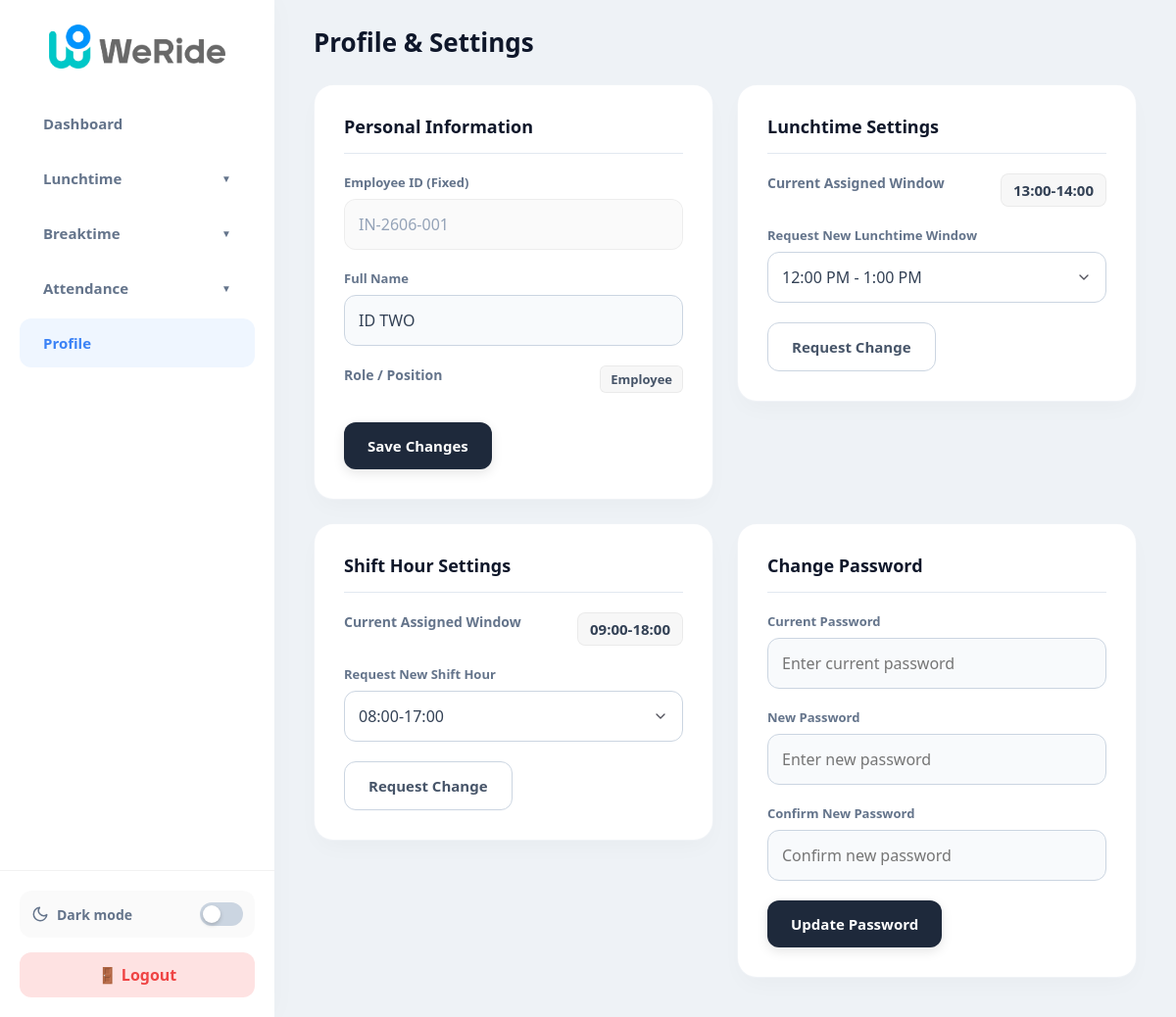
The page /profile.php (signed in) on the database its author committed.
### tables this page shows
CREATE TABLE `employees` (
  `id` int(11) NOT NULL AUTO_INCREMENT,
  `emp_id` varchar(50) NOT NULL,
  `welabel_id` varchar(100) DEFAULT NULL,
  `name` varchar(100) NOT NULL,
  `password` varchar(255) DEFAULT NULL,
  `employment_type` varchar(50) NOT NULL,
  `role` varchar(50) DEFAULT 'employee',
  `lunch_window` varchar(50) DEFAULT '12:00-13:00',
  `created_at` timestamp NOT NULL DEFAULT current_timestamp(),
  `phone_number` varchar(20) DEFAULT NULL,
  `login_attempts` int(11) DEFAULT 0,
  `lockout_time` datetime DEFAULT NULL,
  `phone_verified` tinyint(1) DEFAULT 0,
  `phone_verification_code` varchar(10) DEFAULT NULL,
  `phone_verification_expiry` datetime DEFAULT NULL,
  `leave_status` varchar(50) DEFAULT 'active',
  `onboarding_date` date DEFAULT NULL,
  `annual_leave_quota` int(11) DEFAULT 14,
  `sick_leave_quota` int(11) DEFAULT 14,
  `unpaid_leave_quota` int(11) DEFAULT 30,
  `shift_start` time DEFAULT '09:00:00',
  `shift_end` time DEFAULT '18:00:00',
  `department` varchar(100) DEFAULT 'General',
  `annual_leave_balance` int(11) DEFAULT 14,
  `sick_leave_balance` int(11) DEFAULT 14,
  `shift_hour` varchar(20) DEFAULT '09:00-18:00',
  `group_leader_id` varchar(50) DEFAULT NULL,
  `casual_leave_balance` int(11) DEFAULT 7,
  PRIMARY KEY (`id`),
  UNIQUE KEY `emp_id` (`emp_id`),
  UNIQUE KEY `unique_emp_id` (`emp_id`),
  UNIQUE KEY `emp_id_2` (`emp_id`),
  UNIQUE KEY `emp_id_3` (`emp_id`)
);

### profile.php (the view, shortened to what this page needs)
<?php
include 'db_connect.php';
$user_id = $_SESSION['user_id'];
$sql = "SELECT * FROM employees WHERE id = '$user_id'";
$result = mysqli_query($conn, $sql);
$user_data = mysqli_fetch_assoc($result);
?>
<!DOCTYPE html>
<html lang="en">
<head>
    <link rel="stylesheet" href="assets/css/dark_mode.css?v=<?php echo time(); ?>">
        <link rel="stylesheet" href="assets/css/global_fixes.css?v=<?php echo time(); ?>">
    </head>
<body>
    <?php include 'sidebar.php'; ?>
    <main class="main-content">
        <header class="topbar">
            <div class="page-title">Profile & Settings</div>
        </header>
        <div class="content">
            <div class="profile-grid">
                <div class="profile-card">
                <div class="card-title">Personal Information</div>
                <form method="POST" action="">
                    <div class="form-group">
                        <?php if (in_array($user_data['role'], ['employee', 'qa', 'gl'])): ?>
                            <label class="form-label">Employee ID (Fixed)</label>
                            <input type="text" value="<?php echo htmlspecialchars($user_data['emp_id']); ?>" class="form-input" disabled style="background: rgba(0,0,0,0.02); color: #94a3b8; cursor: not-allowed; border: 1px solid rgba(0,0,0,0.05);">
                        <?php else: ?>
                            <label class="form-label">Employee ID</label>
                            <input type="text" name="emp_id" class="form-input" required value="<?php echo htmlspecialchars($user_data['emp_id']); ?>">
                        <?php endif; ?>
                    </div>
                    <div class="form-group">
                        <label class="form-label">Full Name</label>
                        <input type="text" name="new_name" class="form-input" required value="<?php echo htmlspecialchars($user_data['name']); ?>">
                    </div>
                    <div class="info-row" style="margin-top: 10px;">
                        <span class="info-label">Role / Position</span>
                        <span class="info-value text-slate-600" style="text-transform: capitalize; background: rgba(0,0,0,0.03); border: 1px solid rgba(0,0,0,0.05);  padding: 4px 10px; border-radius: 6px; font-size: 13px;"><?php echo htmlspecialchars($user_data['role']); ?></span>
                    </div>
                    <button type="submit" class="btn-submit" style="margin-top: 15px;">Save Changes</button>
                </form>
            </div>
            <?php if (in_array($user_data['role'], ['employee', 'qa', 'gl'])): ?>
            <div class="profile-card">
                <div class="card-title">Lunchtime Settings</div>
                <div class="info-row" style="margin-bottom: 20px;">
                    <span class="info-label">Current Assigned Window</span>
                    <span class="info-value" style="background: rgba(0,0,0,0.03); border: 1px solid rgba(0,0,0,0.05); color: inherit; padding: 6px 12px; border-radius: 8px; font-weight: 700;"><?php echo htmlspecialchars($user_data['lunch_window']); ?></span>
                </div>
                <form method="POST" action="">
                    <div class="form-group">
                        <label class="form-label">Request New Lunchtime Window</label>
                        <select name="requested_window" class="form-input custom-select" required>
                            <option value="12:00-13:00">12:00 PM - 1:00 PM</option>
                        </select>
                    </div>
                    <button type="submit" class="btn-submit btn-outline">Request Change</button>
                </form>
            </div>
            <div class="profile-card">
                <div class="card-title">Shift Hour Settings</div>
                <div class="info-row" style="margin-bottom: 20px;">
                    <span class="info-label">Current Assigned Window</span>
                    <span class="info-value" style="background: rgba(0,0,0,0.03); border: 1px solid rgba(0,0,0,0.05); color: inherit; padding: 6px 12px; border-radius: 8px; font-weight: 700;"><?php echo htmlspecialchars($user_data['shift_hour'] ?? '09:00-18:00'); ?></span>
                </div>
                <form method="POST" action="">
                    <div class="form-group">
                        <label class="form-label">Request New Shift Hour</label>
                        <select name="requested_shift" class="form-input custom-select" required>
                            <option value="08:00-17:00">08:00-17:00</option>
                        </select>
                    </div>
                    <button type="submit" class="btn-submit btn-outline">Request Change</button>
                </form>
            </div>
            <?php endif; ?>
            <div class="profile-card">
                <div class="card-title">Change Password</div>
                <form method="POST" action="">
                    <div class="form-group">
                        <label class="form-label">Current Password</label>
                        <input type="password" name="old_password" class="form-input" required placeholder="Enter current password">
                    </div>
                    <div class="form-group">
                        <label class="form-label">New Password</label>
                        <input type="password" name="new_password" class="form-input" required placeholder="Enter new password" minlength="6">
                    </div>
                    <div class="form-group">
                        <label class="form-label">Confirm New Password</label>
                        <input type="password" name="confirm_password" class="form-input" required placeholder="Confirm new password" minlength="6">
                    </div>
                    <button type="submit" class="btn-submit">Update Password</button>
                </form>
            </div>
            </div>
        </div>
    </main>
</body>
</html>

### assets/css/dark_mode.css (style rules this page uses)
:root { --bg-light: #eef2f6; --bg-dark: #0f172a; --sidebar-light: #fff; --sidebar-dark: #1e293b; --card-light: #ffffff; --card-dark: #1e293b; --text-main-light: #0f172a; --text-main-dark: #f8fafc; --text-muted-light: #64748b; --text-muted-dark: #94a3b8; --border-light: rgba(226,232,240,0.5); --border-dark: rgba(51,65,85,0.5); --table-hover-light: rgba(0,0,0,0.08); --table-hover-dark: rgba(0,0,0,0.3); --table-row-dark: #1e293b; }

### assets/css/global_fixes.css (style rules this page uses)
input[type="text"], input[type="password"], input[type="email"], input[type="number"], input[type="search"], input[type="tel"], input[type="url"], textarea, select, .form-input { font-size: 16px !important; }
select, button, .btn, input[type="submit"], input[type="button"] { -webkit-appearance: none; -moz-appearance: none; appearance: none; }
body, .main-content, .table-container, .modal-box, .content, .sidebar { -webkit-overflow-scrolling: touch; }
* { -webkit-tap-highlight-color: transparent; }
body { -webkit-font-smoothing: antialiased; -moz-osx-font-smoothing: grayscale; }
button, .btn, a, summary { touch-action: manipulation; }
.text-slate-600 { color: #475569; }

### profile.php (style rules this page uses)
* { margin: 0; padding: 0; box-sizing: border-box; font-family: 'Segoe UI', Tahoma, sans-serif; }
body { display: flex; height: 100vh; background-color: #eef2f6; color: #334155; }
.main-content { flex: 1; display: flex; flex-direction: column; overflow-y: auto; }
.topbar { padding: 25px 40px; display: flex; justify-content: space-between; align-items: center; }
.page-title { font-size: 26px; font-weight: 700; color: #0f172a; }
.content { padding: 0 40px 40px 40px; }
.profile-grid { display: grid; grid-template-columns: repeat(auto-fit, minmax(400px, 1fr)); gap: 24px; align-items: start; max-width: 1400px; }
.profile-card { background: #ffffff; padding: 30px; border-radius: 20px; box-shadow: 0 10px 25px -5px rgba(0,0,0,0.03); border: 1px solid rgba(226,232,240,0.5); width: 100%; }
.card-title { font-size: 18px; font-weight: 700; color: #0f172a; margin-bottom: 20px; padding-bottom: 15px; border-bottom: 1px solid #e2e8f0; }
.info-row { display: flex; justify-content: space-between; margin-bottom: 15px; }
.info-label { color: #64748b; font-weight: 600; font-size: 14px; }
.info-value { color: #0f172a; font-weight: 700; font-size: 15px; }
.form-group { margin-bottom: 20px; }
.form-label { font-size: 13px; font-weight: 600; color: #64748b; display: block; margin-bottom: 8px; }
.form-input { width: 100%; padding: 14px; border: 1px solid #cbd5e1; border-radius: 12px; font-size: 15px; outline: none; transition: border-color 0.2s, box-shadow 0.2s; background: #f8fafc; color: #334155; }
.btn-submit { background-color: #1e293b; color: white; border: none; padding: 14px 24px; border-radius: 12px; font-weight: 700; font-size: 15px; cursor: pointer; transition: 0.2s; box-shadow: 0 4px 12px rgba(0, 0, 0, 0.1); }
.btn-outline { background: transparent; color: #475569; border: 1px solid #cbd5e1; box-shadow: none; }
.custom-select { appearance: none; background-color: #fff; background-repeat: no-repeat; background-position: right 14px center; background-size: 16px; }

### sidebar.php (style rules this page uses)
body { overflow-x: hidden !important; width: 100vw !important; }
.main-content { min-width: 0 !important; overflow-x: hidden !important; }

### rows shown on the page
employees: emp "IN-2606-001", new_name "ID TWO", role "Employee", lunch_window "13:00-14:00", shift_hour "09:00-18:00"
